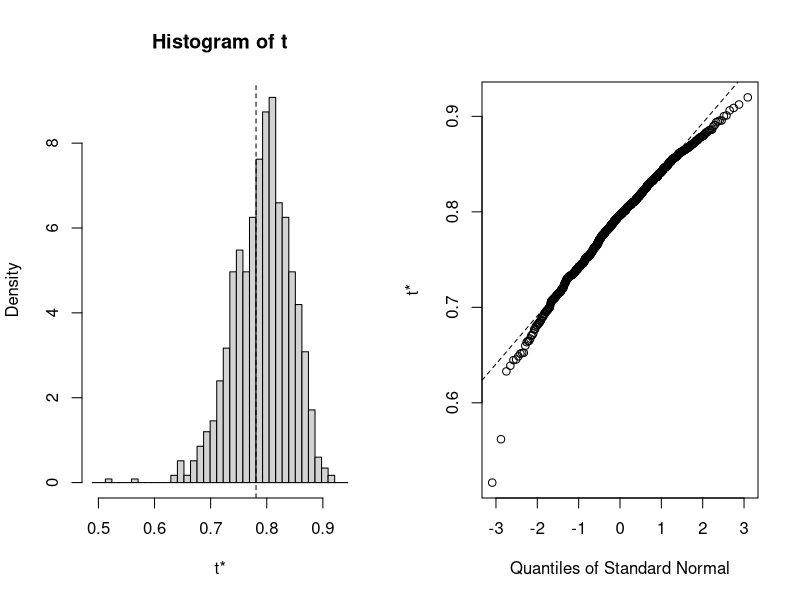

Here is the R script that generated this plot:
#bootstrapping confidence intervals with R
#WITH REPLACEMENT

#can use sample() or boot()
library(boot)
# function to obtain R-Squared from the data
rsq <- function(formula, data, indices) {
  d <- data[indices,] # allows boot to select sample
  fit <- lm(formula, data=d)
  return(summary(fit)$r.square)
}

#original data
mtcars

# Bootstrap 95% CI for R-Squared with 1000 replications
results <- boot(data=mtcars, statistic=rsq,
                R=1000, formula=mpg~wt+disp)
plot(results)
boot.ci(results, type="bca")
boot.ci(results, type="norm")
